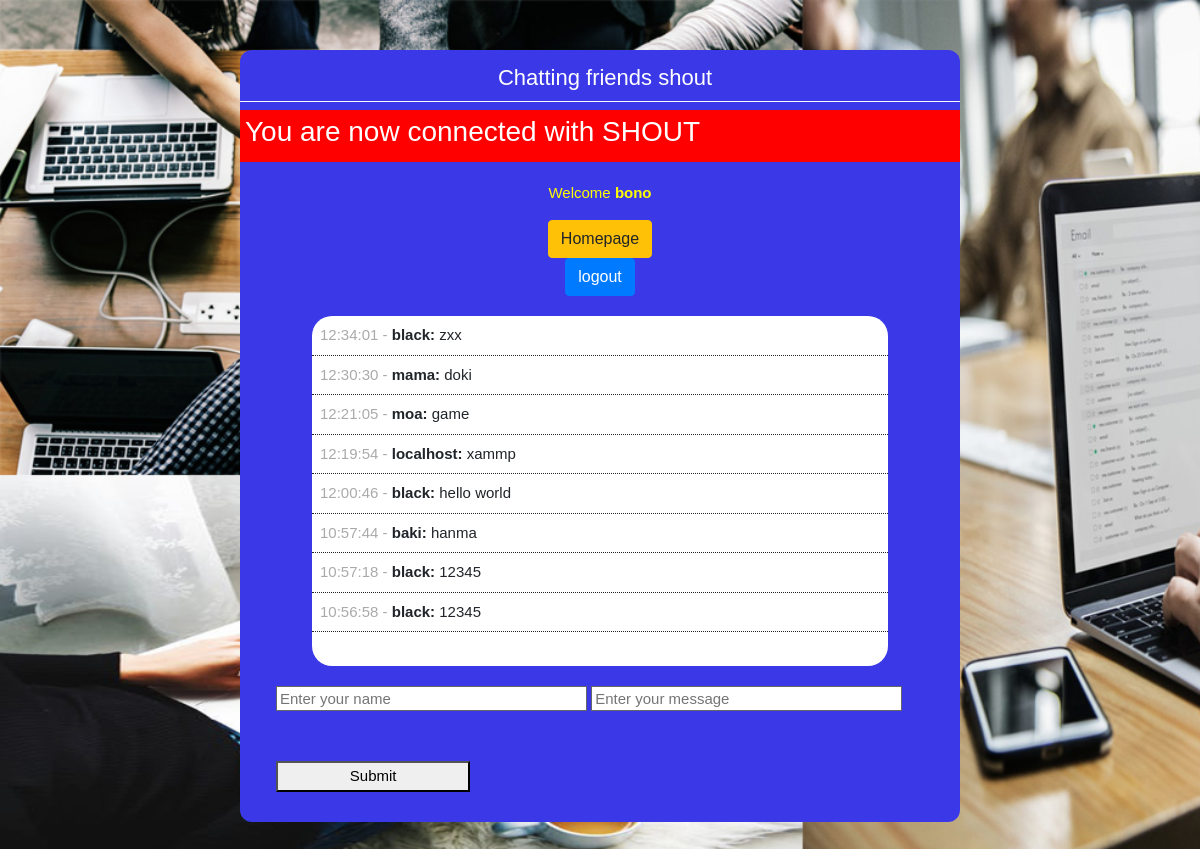
/index.php (signed in), run on the app's committed database.
### tables this page shows
CREATE TABLE `shouts` (
  `id` int(11) NOT NULL,
  `user` varchar(50) NOT NULL,
  `message` text NOT NULL,
  `time` time NOT NULL
);

### index.php (the view, shortened to what this page needs)
 <?php include "database.php"; ?>
<?php
  $query="select * from shouts order by time desc limit 100";
  $shouts = mysqli_query($con, $query);
 ?>
<!DOCTYPE html>
<html>
<head>
	<link rel="stylesheet" href="https://maxcdn.bootstrapcdn.com/bootstrap/4.0.0/css/bootstrap.min.css">
	<link rel="stylesheet" type="text/css" href="datacss/style.css">
</head>
<body>
	<div id="container">
		<header>
		<h1>Chatting friends shout</h1>
		<div class="content">
		<?php if (isset($_SESSION['success'])) : ?>
			<div class="error success" >
				<h3>
					<?php
						echo $_SESSION['success'];
					?>
				</h3>
			</div>
		<?php endif ?>
		<?php  if (isset($_SESSION['username'])) : ?>
			<p style="text-align: center;border-color: black; color: yellow;">Welcome <strong><?php echo $_SESSION['username']; ?></strong></p>
			<center>
				 <a class="btn btn-warning" href="index2.php" role="button">Homepage</a>
			<p> <a class="btn btn-primary" href="index2.html?logout='1'" style="color: white;">logout</a> </p>
		</center>
		<?php endif ?>
	</div>
		</header>
		<div id="shouts">
      <ul>
    <?php while ($row=mysqli_fetch_assoc($shouts)): ?>
            <li class="shout">
        <span><?php echo $row['time'];  ?> - </span><strong><?php echo $row['user'];  ?>:</strong> <?php echo $row['message'];  ?>
      </li>
    <?php endwhile; ?>
        </ul>
      </div>
	 <div id="input">
		<form method="post" action="process.php">
		<input type="text" name="user" placeholder="Enter your name">
		<input type="text" name="message" placeholder="Enter your message">
		 <input class="shout-btn"type="submit" name="submit" value="Submit" />
	</form>
</div>
</body>
</html>

### datacss/style.css (style rules this page uses)
* { margin: 0; padding: 0; }
body { font-family:arial; font-size:15px; line-height:1.5em; background-image: url("../img/blank.jpg") ; background-size: cover; background-repeat: no-repeat; }
#container { border-radius: 12px; background:#3b38e8; margin: 50px auto; overflow:auto; width:60%; min-height:610px; }
header h1 { text-align: center; color: white; font-size:22px; padding:15px 0 10px 10px; border-bottom:1px solid #ffffff; }
#shouts { border-radius: 20px; width:80%; background: white; height:350px; margin:20px auto; overflow:auto; }
.shout { list-style:none; padding:8px; border-bottom:1px dotted; }
.shout span { color:#aaaaaa; }
#input { border-radius: 12px; width:90%; min-height:80px; margin:auto; padding:0px; }
#input input[type='text'] { height:25px; width:48%; padding:3px; margin-bottom:20px; border:#666666 solid 1px; }
#input .shout-btn { background-size: 12px; padding:2px; margin-bottom:40px; width:30%; margin:30px auto; }
.error { background:#ff0000; color:#ffffff; padding:5px; margin-bottom:20px; }

### data on the page
shouts: time "12:34:01", user "black", message "zxx"
shouts: time "12:30:30", user "mama", message "doki"
shouts: time "12:21:05", user "moa", message "game"
shouts: time "12:19:54", user "localhost", message "xammp"
shouts: time "12:00:46", user "black", message "hello world"
shouts: time "10:57:44", user "baki", message "hanma"
shouts: time "10:57:18", user "black", message "12345"
shouts: time "10:56:58", user "black", message "12345"

### other printed values
$_SESSION['success'] "You are now connected with SHOUT"
$_SESSION['username'] "bono"
